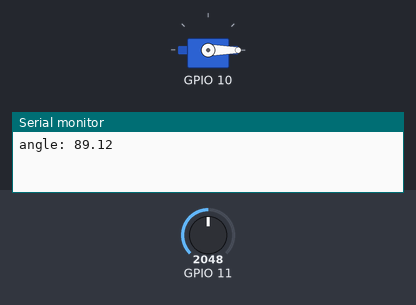
Recording of a program running on a simulated ESP32-S3. Shown: servo, the last lines printed to the serial monitor. The inputs (shaded band) are chosen by the test bench; at power-on: GPIO 11 = 2048. Servo pulses on a pin are drawn as a servo (544–2400 µs = 0–180°).

Above: at 0.1 s.
At 9.36 s:
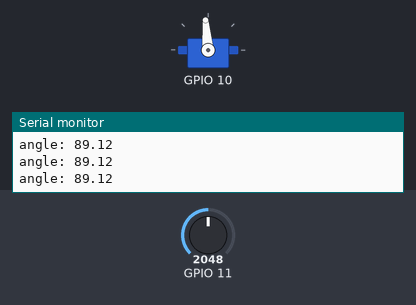
At 17.2 s:
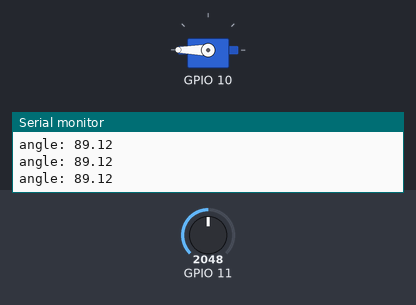
At 39.87 s:
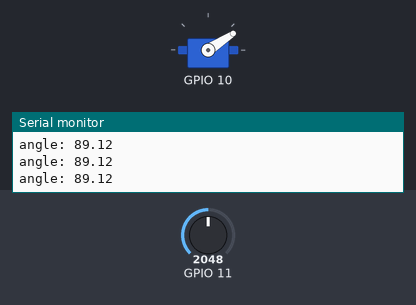
Timing chart, 0 to 40.0 s (numbered marks = the images above):
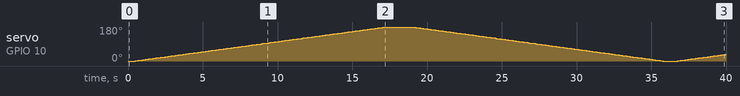

The program:

main.cpp
```cpp
#include <Arduino.h>
#include "MyServo.h"

// put function declarations here:
void Read_Angle();

// Sevo Declay
MyServo Servo_1("Servo_1");

// Variable Declay
int angle = 0;

void setup()
{
  // put your setup code here, to run once:
  Servo_1.setup(GPIO_NUM_10, 500, 2500);
  gpio_set_direction(GPIO_NUM_11, GPIO_MODE_INPUT);
}

void loop()
{
  // put your main code here, to run repeatedly:
for (angle = 0; angle <= 180; angle++) {
    Servo_1.write(angle);
    Read_Angle();
    delay(100); // Give the servo time to move 1 degree
  }

  // Sweep back from 180 to 0
  for (angle = 180; angle >= 0; angle--) {
    Servo_1.write(angle);
    Read_Angle();
    delay(100);
  }
}

// put function definitions here:
void Read_Angle()
{
  float voltage = analogRead(GPIO_NUM_11);
  float Actual_Voltage = ((voltage / 4095.0) * 3.3)*1.5;
  float angle_read = Actual_Voltage/5*180;
  printf("angle: %.2f\n", angle_read);
}
```

Measured:
- by itself, servo on GPIO 10: 0° → 1° at 0.50 s, → 2° 0.10 s later, → 3° 0.10 s later, → 4° 0.10 s later, … (352 changes in this stretch)
